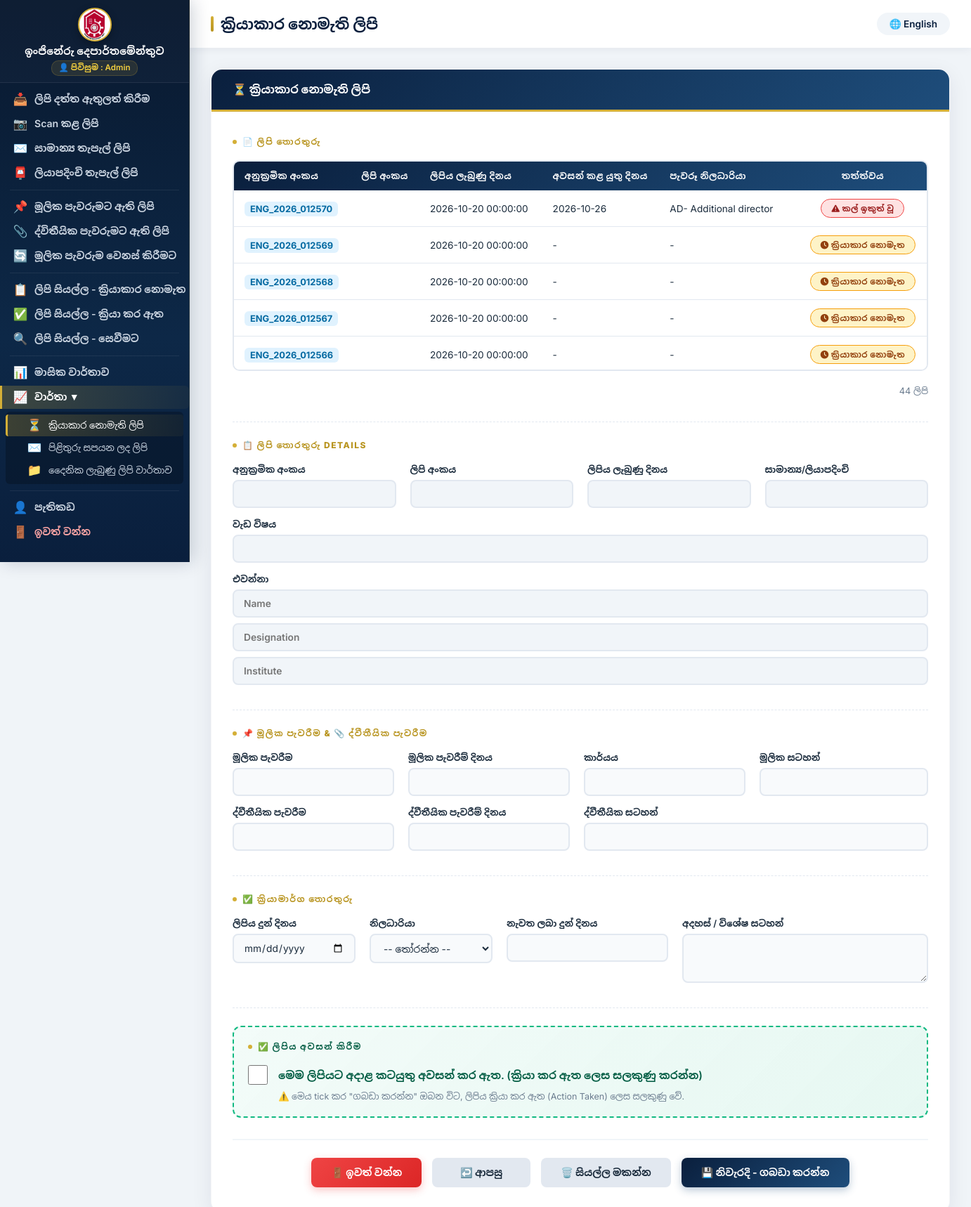
/unresolved.php (signed in), run on the app's committed database.
### tables this page shows
CREATE TABLE `letters` (
  `id` int(11) NOT NULL,
  `serial_no` varchar(50) NOT NULL,
  `letter_no` varchar(100) DEFAULT NULL,
  `sent_date` date DEFAULT NULL,
  `received_date` datetime DEFAULT NULL,
  `assigned_date` date DEFAULT NULL,
  `assigned_officer` varchar(100) DEFAULT NULL,
  `completed_date` date DEFAULT NULL,
  `completed_by` varchar(100) DEFAULT NULL,
  `primary_section` varchar(150) DEFAULT NULL,
  `primary_date` date DEFAULT NULL,
  `task` text DEFAULT NULL,
  `primary_notes` text DEFAULT NULL,
  `sec_section` varchar(150) DEFAULT NULL,
  `sec_date` date DEFAULT NULL,
  `sec_notes` text DEFAULT NULL,
  `date_given` date DEFAULT NULL,
  `resolution_officer` varchar(150) DEFAULT NULL,
  `date_received_back` date DEFAULT NULL,
  `resolution_comments` text DEFAULT NULL,
  `due_date` date DEFAULT NULL,
  `sender_name` varchar(150) DEFAULT NULL,
  `sender_designation` varchar(150) DEFAULT NULL,
  `sender_institute` varchar(150) DEFAULT NULL,
  `sender_address` varchar(255) DEFAULT NULL,
  `subject` text DEFAULT NULL,
  `mail_type` varchar(50) DEFAULT NULL,
  `added_by` int(11) DEFAULT NULL,
  `added_at` datetime DEFAULT current_timestamp(),
  `status` varchar(50) DEFAULT 'Unresolved',
  `file_number` varchar(100) DEFAULT NULL,
  `page_number` varchar(100) DEFAULT NULL,
  `officer_notes` text DEFAULT NULL,
  `received_by_user_date` date DEFAULT NULL,
  `is_notified` tinyint(1) DEFAULT 0
);

### public/unresolved.php (the view, shortened to what this page needs)
<?php
$host = 'localhost';
$dbname = 'engineering_db';
$username = 'root';
$password = '';
try {
    $pdo = new PDO("mysql:host=$host;dbname=$dbname;charset=utf8mb4", $username, $password);
    $pdo->setAttribute(PDO::ATTR_ERRMODE, PDO::ERRMODE_EXCEPTION);
} catch (PDOException $e) {
    die("Database Connection Failed: " . $e->getMessage());
}
$lang = isset($_SESSION['lang']) ? $_SESSION['lang'] : 'si';
$text = $t[$lang];
$opposite_lang = $lang === 'si' ? 'en' : 'si';
$stmt = $pdo->query("SELECT id, serial_no, letter_no, received_date, due_date, assigned_officer, assigned_date
                     FROM letters
                     WHERE (status = 'unresolved' OR status = 'නොවිසඳූ' OR status = 'ක්‍රියාකාර නොමැත' OR status = 'pending' OR status IS NULL OR status = '')
                     ORDER BY id DESC");
$letters = $stmt->fetchAll(PDO::FETCH_ASSOC);
?>
<!DOCTYPE html>
<html lang="<?= $lang ?>">
<head>
    <link rel="stylesheet" href="https://cdnjs.cloudflare.com/ajax/libs/font-awesome/6.0.0/css/all.min.css">
    <link rel="stylesheet" href="css/sidebar.css">
</head>
<body>
    <?php include 'sidebar.php'; ?>
    <div class="main-content">
        <div class="topbar">
            <h2><?= $text['title_unresolved'] ?></h2>
            <div class="lang-switch">
                <a href="?lang=<?= $opposite_lang ?>">🌐 <?= $t[$opposite_lang]['switch_lang'] ?></a>
            </div>
        </div>
        <div class="content-area">
            <div class="card">
                <div class="card-header">⏳ <?= $text['title_unresolved'] ?></div>
                <div class="card-body">
                    <form action="" method="POST" id="unresolvedForm">
                        <div class="form-section">
                            <div class="section-label">📄 <?= $text['section_letter'] ?></div>
                            <div class="letters-table-container">
                                <table class="letters-table">
                                    <thead>
                                        <tr>
                                            <th><?= $text['serial_no'] ?></th>
                                            <th><?= $text['letter_no'] ?></th>
                                            <th><?= $text['received_date'] ?></th>
                                            <th><?= $text['due_date'] ?></th>
                                            <th><?= $text['assigned_officer'] ?></th>
                                            <th style="text-align: center;"><?= $text['status'] ?></th>
                                        </tr>
                                    </thead>
                                    <tbody>
                                        <?php if (count($letters) > 0): ?>
                                            <?php foreach ($letters as $letter):
                                                $today = date('Y-m-d');
                                                $due = $letter['due_date'] ?? null;
                                                if ($due && $due < $today) {
                                                    $badge_class = 'badge-overdue';
                                                    $badge_text = $text['badge_overdue'];
                                                    $badge_icon = 'fa-exclamation-triangle';
                                                } else {
                                                    $badge_class = 'badge-pending';
                                                    $badge_text = $text['badge_pending'];
                                                    $badge_icon = 'fa-clock';
                                                }
                                            ?>
                                            <tr onclick="selectLetter(<?= $letter['id'] ?>, this)" id="row-<?= $letter['id'] ?>">
                                                <td class="letter-no"><span style="background: #e0f2fe; color: #0369a1; padding: 3px 8px; border-radius: 6px; font-weight: 700; font-size: 0.8rem;"><?= htmlspecialchars($letter['serial_no'] ?? '') ?></span></td>
                                                <td><?= htmlspecialchars($letter['letter_no'] ?? '-') ?></td>
                                                <td><?= htmlspecialchars($letter['received_date'] ?? '-') ?></td>
                                                <td><?= htmlspecialchars($letter['due_date'] ?? '-') ?></td>
                                                <td><?= htmlspecialchars($letter['assigned_officer'] ?? '-') ?></td>
                                                <td style="text-align: center;">
                                                    <span class="badge <?= $badge_class ?>">
                                                        <i class="fas <?= $badge_icon ?>"></i>
                                                        <?= $badge_text ?>
                                                    </span>
                                                </td>
                                            </tr>
                                            <?php endforeach; ?>
                                        <?php endif; ?>
                                    </tbody>
                                </table>
                            </div>
                            <div style="text-align: right; font-size: 0.8rem; color: var(--text-muted); margin-bottom: 15px;">
                                <?= count($letters) ?> <?= $text['letters_count'] ?>
                            </div>
                        </div>
                        <div class="form-section">
                            <div class="section-label">📋 <?= $text['section_letter'] ?> Details</div>
                            <div class="flex-row">
                                <div class="flex-col" style="flex: 1;">
                                    <label><?= $text['serial_no'] ?></label>
                                    <input type="text" class="form-control" name="disp_serial_no" id="disp_serial_no" value="" readonly style="font-weight: 700; color: #1e4d7b;">
                                </div>
                                <div class="flex-col" style="flex: 1;">
                                    <label><?= $text['letter_no'] ?></label>
                                    <input type="text" class="form-control" name="disp_letter_no" id="disp_letter_no" value="" readonly>
                                </div>
                                <div class="flex-col" style="flex: 1;">
                                    <label><?= $text['received_date'] ?></label>
                                    <input type="text" class="form-control" name="received_date" id="received_date" value="" readonly>
                                </div>
                                <div class="flex-col" style="flex: 1;">
                                    <label><?= $text['mail_type'] ?></label>
                                    <input type="text" class="form-control" name="mail_type" id="mail_type" value="" readonly>
                                </div>
                            </div>
                            <div class="flex-row">
                                <div class="flex-col" style="flex: 1;">
                                    <label><?= $text['subject'] ?></label>
                                    <input type="text" class="form-control" name="subject" id="subject" value="" readonly>
                                </div>
                            </div>
                            <div class="flex-row">
                                <div class="flex-col">
                                    <label><?= $text['sender'] ?></label>
                                    <div class="stacked-inputs">
                                        <input type="text" class="form-control" id="sender_name" name="sender_name" value="" readonly placeholder="Name">
                                        <input type="text" class="form-control" id="sender_designation" name="sender_designation" value="" readonly placeholder="Designation">
                                        <input type="text" class="form-control" id="sender_institute" name="sender_institute" value="" readonly placeholder="Institute">
                                    </div>
                                </div>
                            </div>
                        </div>
                        <div class="form-section">
                            <div class="section-label">📌 <?= $text['section_primary'] ?> & 📎 <?= $text['section_secondary'] ?></div>
                            <div class="flex-row">
                                <div class="flex-col">
                                    <label><?= $text['primary_assign'] ?></label>
                                    <input type="text" class="form-control" name="primary_section" id="primary_section" value="">
                                </div>
                                <div class="flex-col">
                                    <label><?= $text['primary_date'] ?></label>
                                    <input type="text" class="form-control" name="primary_date" id="primary_date" value="">
                                </div>
                                <div class="flex-col">
                                    <label><?= $text['task'] ?></label>
                                    <input type="text" class="form-control" name="task" id="task" value="">
                                </div>
                                <div class="flex-col" style="flex: 1.5;">
                                    <label><?= $text['primary_notes'] ?></label>
                                    <input type="text" class="form-control" name="primary_notes" id="primary_notes" value="">
                                </div>
                            </div>
                            <div class="flex-row">
                                <div class="flex-col">
                                    <label><?= $text['sec_assign'] ?></label>
                                    <input type="text" class="form-control" name="sec_section" id="sec_section" value="">
                                </div>
                                <div class="flex-col">
                                    <label><?= $text['sec_date'] ?></label>
                                    <input type="text" class="form-control" name="sec_date" id="sec_date" value="">
                                </div>
                                <div class="flex-col" style="flex: 2.5;">
                                    <label><?= $text['sec_notes'] ?></label>
                                    <input type="text" class="form-control" name="sec_notes" id="sec_notes" value="">
                                </div>
                            </div>
                        </div>
                        <div class="form-section">
                            <div class="section-label">✅ <?= $text['section_resolution'] ?></div>
                            <div class="flex-row">
                                <div class="flex-col">
                                    <label><?= $text['date_given'] ?></label>
                                    <input type="date" class="form-control" name="date_given" id="date_given">
                                </div>
                                <div class="flex-col">
                                    <label><?= $text['officer'] ?></label>
                                    <select class="form-control" name="resolution_officer" id="resolution_officer">
                                        <option value=""><?= $text['select_option'] ?></option>
                                    </select>
                                </div>
                                <div class="flex-col">
                                    <label><?= $text['date_received_back'] ?></label>
                                    <input type="text" class="form-control" name="date_received_back" id="date_received_back">
                                </div>
                                <div class="flex-col" style="flex: 2;">
                                    <label><?= $text['comments'] ?></label>
                                    <textarea class="form-control" name="resolution_comments" id="resolution_comments" rows="2"></textarea>
                                </div>
                            </div>
                        </div>
                        <div class="complete-section">
                            <div class="section-label" style="color: #065f46;">✅ <?= $text['section_complete'] ?></div>
                            <div class="complete-checkbox-wrapper">
                                <input type="checkbox"
                                       name="mark_complete"
                                       id="mark_complete"
                                       value="1">
                                <label for="mark_complete">
                                    <?= $text['complete_label'] ?>
                                </label>
                            </div>
                            <p class="complete-hint">
                                <?= $text['complete_hint'] ?>
                            </p>
                        </div>
                        <div class="form-actions">
                            <a href="dashboard.php" class="btn btn-danger">🚪 <?= $text['btn_exit'] ?></a>
                            <button type="button" class="btn btn-secondary" onclick="window.history.back()">↩️ <?= $text['btn_back'] ?></button>
                            <button type="reset" class="btn btn-secondary">🗑️ <?= $text['btn_clear'] ?></button>
                            <button type="submit" class="btn btn-primary">💾 <?= $text['btn_save'] ?></button>
                        </div>
                    </form>
                </div>
            </div>
        </div>
    </div>
</body>
</html>

### data on the page
letters: serial_no "ENG_2026_012570", received_date "2026-10-20 00:00:00", due_date "2026-10-26", assigned_officer "AD- Additional director", badge_text "කල් ඉකුත් වූ"
letters: serial_no "ENG_2026_012569", received_date "2026-10-20 00:00:00", due_date "-", assigned_officer "-", badge_text "ක්‍රියාකාර නොමැත"
letters: serial_no "ENG_2026_012568", received_date "2026-10-20 00:00:00", due_date "-", assigned_officer "-", badge_text "ක්‍රියාකාර නොමැත"
letters: serial_no "ENG_2026_012567", received_date "2026-10-20 00:00:00", due_date "-", assigned_officer "-", badge_text "ක්‍රියාකාර නොමැත"
letters: serial_no "ENG_2026_012566", received_date "2026-10-20 00:00:00", due_date "-", assigned_officer "-", badge_text "ක්‍රියාකාර නොමැත"

### other printed values
$deptName "ඉංජිනේරු දෙපාර්තමේන්තුව"
$loginAs "පිවිසුම : Admin"
$lblAddLetter "ලිපි දත්ත ඇතුලත් කිරීම"
$lblScanLetters "Scan කළ ලිපි"
$lblNormalLetters "සාමාන්‍ය තැපැල් ලිපි"
$lblRegLetters "ලියාපදිංචි තැපැල් ලිපි"
$lblPrimaryAssign "මූලික පැවරුමට ඇති ලිපි"
$lblSecondaryAssign "ද්විතීයික පැවරුමට ඇති ලිපි"
$lblChangeAssign "මූලික පැවරුම වෙනස් කිරීමට"
$lblAllUnresolved "ලිපි සියල්ල - ක්‍රියාකාර නොමැත"
$lblAllResolved "ලිපි සියල්ල - ක්‍රියා කර ඇත"
$lblSearch "ලිපි සියල්ල - සෙවීමට"
$lblMonthlyReport "මාසික වාර්තාව"
$lblReports "වාර්තා"
$lblRepUnresolved "ක්‍රියාකාර නොමැති ලිපි"
